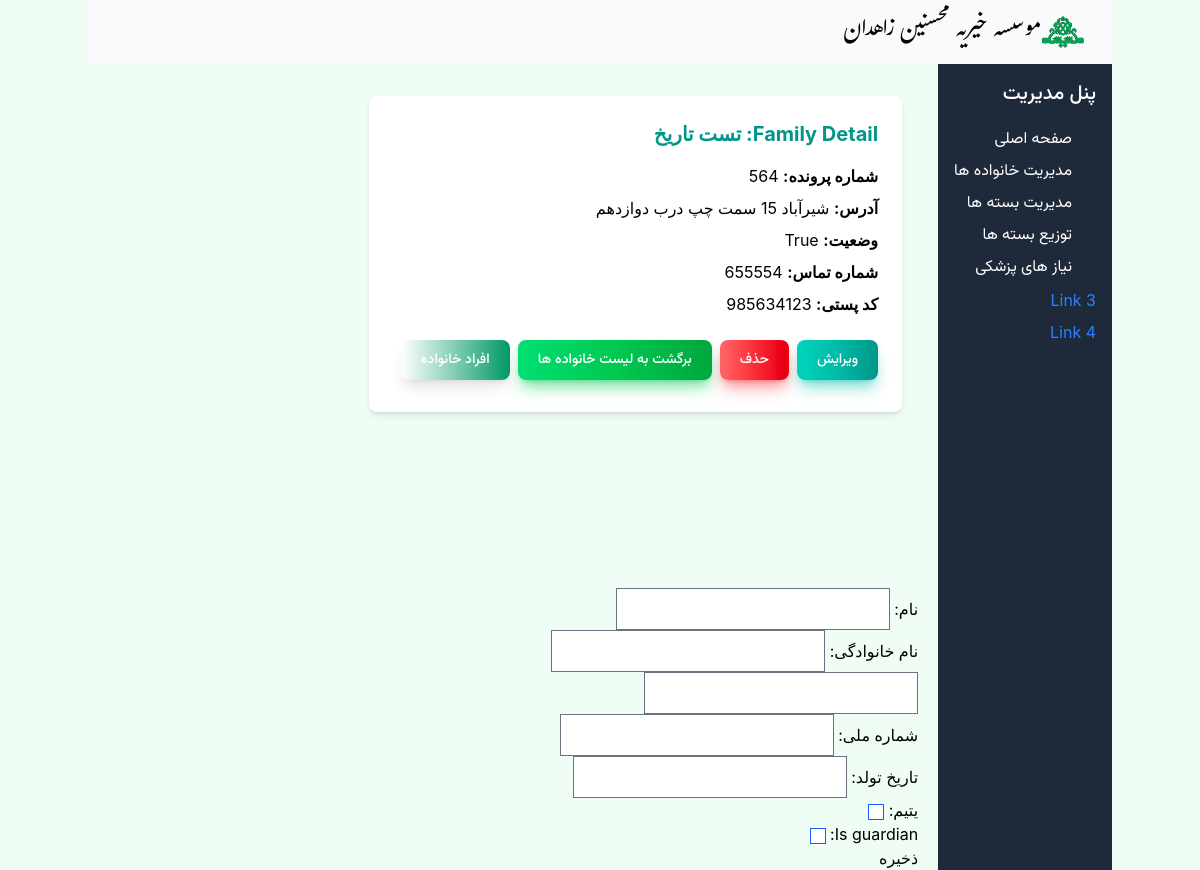
The page /families/2/ on the database its author committed.
### Mohsenin/models.py (models this page shows)
class Family(models.Model):
    doc_code = models.IntegerField('شماره پرونده')
    need_level = models.IntegerField('سطح نیاز', default=1, choices=NEED_LEVEL_CHOICE)
    family_type = models.IntegerField('نوع نیازمندی', default=1, choices=FAMILY_TYPE_CHOICES)
    guardian = models.ForeignKey('Person', verbose_name='سرپرست خانوار', on_delete=models.SET_NULL, related_name='guardianship', null=True)
    address = models.CharField('آدرس',max_length=255)
    contact_number = models.CharField('شماره تماس',max_length=15, blank=True, null=True)
    postal_code = models.CharField('کدپستی',max_length=10, blank=True, null= True)
    distlist = models.ForeignKey(Dist, verbose_name='لیست توزیع',on_delete=models.SET_NULL, null=True)
    is_active = models.BooleanField('تحت پوشش',default=True)  # To track if the family is currently receiving support

class Person(models.Model):
    family = models.ForeignKey(Family, related_name='members', on_delete=models.CASCADE)
    first_name = models.CharField('نام',max_length=50)
    last_name = models.CharField('نام خانوادگی',max_length=50)
    father_name = models.CharField('', max_length=50)
    national_id = models.CharField('شماره ملی', max_length=10)
    birth_date = models.DateField('تاریخ تولد') #TODO: USE django-jalali
    is_orphan = models.BooleanField('یتیم')
    is_guardian = models.BooleanField(default=False)
    def __str__(self):
        return self.first_name

### Mohsenin/views.py (the view, shortened to what this page needs)
# urls.py: path('families/<int:pk>/', views.FamilyDetailView.as_view(), name='family_detail'),
class FamilyDetailView(CreateView):
    template_name = 'Family/family_detail.html'
    model = Person
    form_class = NewPersonForm
    success_url = reverse_lazy("person_list")
    def get(self, request, pk):
        family = get_object_or_404(Family, pk=pk)
        person = Person.objects.all()
        context = {
            'persons':person,
            'family': family,
            'form': NewPersonForm(),  # فرم اولیه برای نمایش
        }
        return render(request, self.template_name, context)

### Mohsenin/forms.py
class NewPersonForm(forms.ModelForm):
    class Meta:
        model = Person
        fields = ["first_name", "last_name", "father_name", "national_id", "birth_date", "is_orphan", "is_guardian"]

### Mohsenin/templates/Family/family_detail.html (shortened to what this page needs)
{% extends "base.html" %}
{% block content %}
<div class="container mx-auto py-8 px-4">
    <div class="bg-white rounded-lg shadow-md p-6">
        <h2 class="text-xl font-bold text-teal-600 mb-4">Family Detail: {{ family.guardian }}</h2>
        <p class="mb-2"><strong>شماره پرونده:</strong> {{ family.doc_code }}</p>
        <p class="mb-2"><strong>آدرس:</strong> {{ family.address }}</p>
        <p class="mb-2"><strong>وضعیت:</strong> {{ family.is_active }}</p>
        <p class="mb-2"><strong>شماره تماس:</strong> {{ family.contact_number }}</p>
        <p class="mb-2"><strong>کد پستی:</strong> {{ family.postal_code }}</p>
        <div class="mt-6 flex space-x-4">
        <a href="{% url 'family_update' family.pk %}" class="text-white bg-gradient-to-r from-teal-400 via-teal-500 to-teal-600 hover:bg-gradient-to-br focus:ring-4 focus:outline-none focus:ring-teal-300 dark:focus:ring-teal-800 shadow-lg shadow-teal-500/50 dark:shadow-lg dark:shadow-teal-800/80 vazir-medium rounded-lg text-sm px-5 py-2.5 text-center me-2 mb-2">ویرایش</a>
        <a href="{% url 'family_deactivate' family.pk %}" class="text-white bg-gradient-to-r from-red-400 via-red-500 to-red-600 hover:bg-gradient-to-br focus:ring-4 focus:outline-none focus:ring-red-300 dark:focus:ring-red-800 shadow-lg shadow-red-500/50 dark:shadow-lg dark:shadow-red-800/80 vazir-medium rounded-lg text-sm px-5 py-2.5 text-center me-2 mb-2">حذف</a>
        <a href="{% url 'family_list' %}" class="text-white bg-gradient-to-r from-green-400 via-green-500 to-green-600 hover:bg-gradient-to-br focus:ring-4 focus:outline-none focus:ring-green-300 dark:focus:ring-green-800 shadow-lg shadow-green-500/50 dark:shadow-lg dark:shadow-green-800/80 vazir-medium rounded-lg text-sm px-5 py-2.5 text-center me-2 mb-2">برگشت به لیست خانواده ها</a>
        <a href="{% url 'person_list' family.pk %}" class="text-white bg-gradient-to-r from-emerald-400 via-emerald-500 to-emerald-600 hover:bg-gradient-to-br focus:ring-4 focus:outline-none focus:ring-emerald-300 dark:focus:ring-emerald-800 shadow-lg shadow-emerald-500/50 dark:shadow-lg dark:shadow-emerald-800/80 vazir-medium rounded-lg text-sm px-5 py-2.5 text-center me-2 mb-2">افراد خانواده</a>
        </div>
    </div>
</div>
<br><br><br>
<br><br><br>
<form method="post">
    {{ form.as_p }}
    <button type="submit">ذخیره</button>
</form>
{% endblock %}

### rows shown on the page
Family: guardian "تست تاریخ", doc_code "564", address "شیرآباد 15 سمت چپ درب دوازدهم", is_active "True", contact_number "655554", postal_code "985634123"
